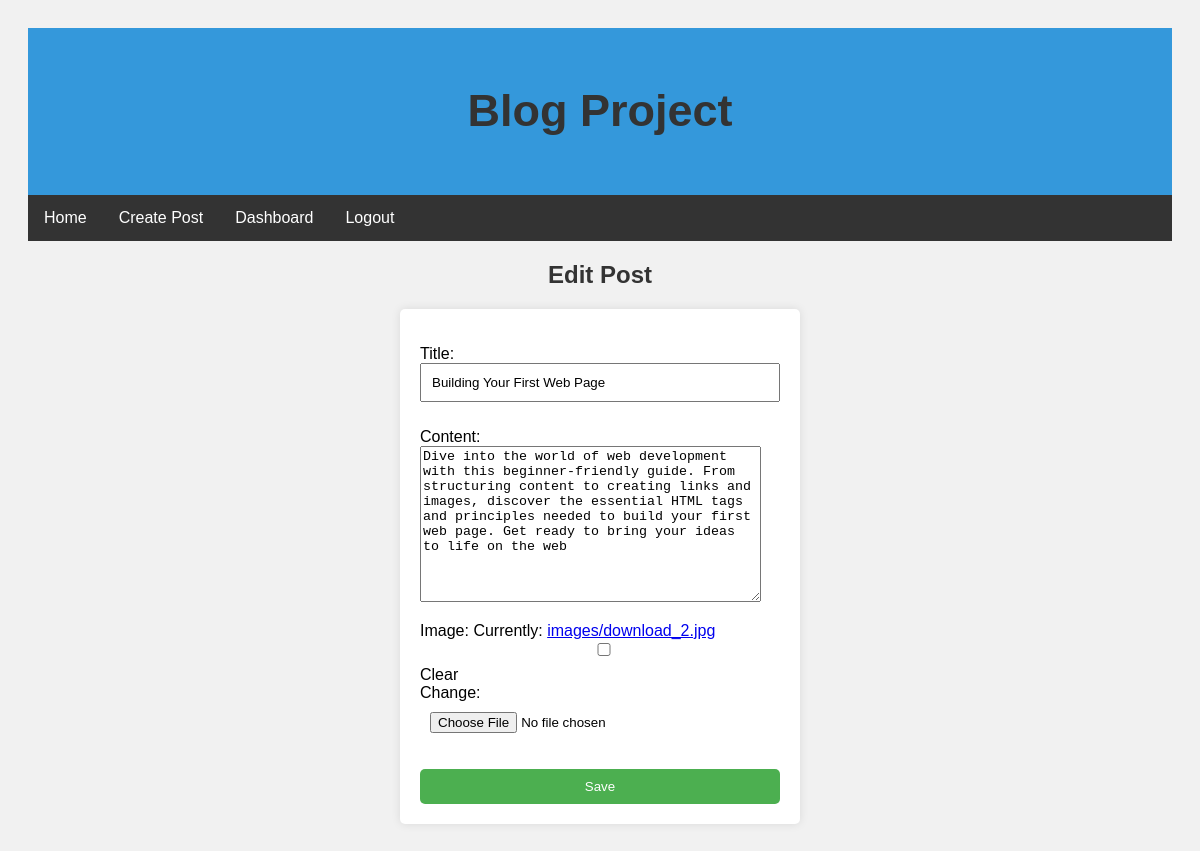
/edit-post/1/ (signed in), run on the app's committed database.
### blog/models.py (models this page shows, shortened)
class BlogPost(models.Model):
    title = models.CharField(max_length=255)
    content = models.TextField()
    author = models.ForeignKey(get_user_model(), on_delete=models.CASCADE)
    created_at = models.DateTimeField(auto_now_add=True)
    updated_at = models.DateTimeField(auto_now=True)
    image = models.ImageField(upload_to='images/', null=True, blank=True)

### blog/views.py (the view)
# urls.py: path('edit-post/<int:post_id>/', edit_post, name='edit_post'),
def edit_post(request, post_id):
    post = get_object_or_404(BlogPost, id=post_id, author=request.user)
    if request.method == 'POST':
        form = BlogPostForm(request.POST, instance=post)
        if form.is_valid():
            form.save()
            return redirect('dashboard')
    else:
        form = BlogPostForm(instance=post)
    return render(request, 'edit_post.html', {'form': form, 'post': post})

### blog/forms.py
class BlogPostForm(forms.ModelForm):
    class Meta:
        model = BlogPost
        fields = ['title', 'content', 'image']

### blog/templates/edit_post.html (shortened to what this page needs)
{% extends 'base.html' %}
{% block content %}
  <h2>{% if post %}Edit{% else %}Create{% endif %} Post</h2>
  <form method="post" action="">
    {{ form.as_p }}
    <button type="submit">Save</button>
  </form>
{% endblock %}

### blog/static/css/index.css (style rules this page uses)
* { box-sizing: border-box; }
body { font-family: Arial; padding: 20px; background: #f1f1f1; }
form { max-width: 400px; margin: 0 auto; background-color: #fff; padding: 20px; border-radius: 5px; box-shadow: 0 0 10px rgba(0, 0, 0, 0.1); }
h2 { text-align: center; color: #333; }
input { width: 100%; padding: 10px; margin-bottom: 10px; box-sizing: border-box; }
button { background-color: #4caf50; color: #fff; padding: 10px; border: none; border-radius: 5px; cursor: pointer; width: 100%; }

### data on the page
BlogPost: title "Building Your First Web Page", content "Dive into the world of web development with this beginner-friendly guide. From structuring content to creating links and images, discover the essential HTML tags and principles needed to build your first web page. Get ready to bring your ideas to life on the web"
